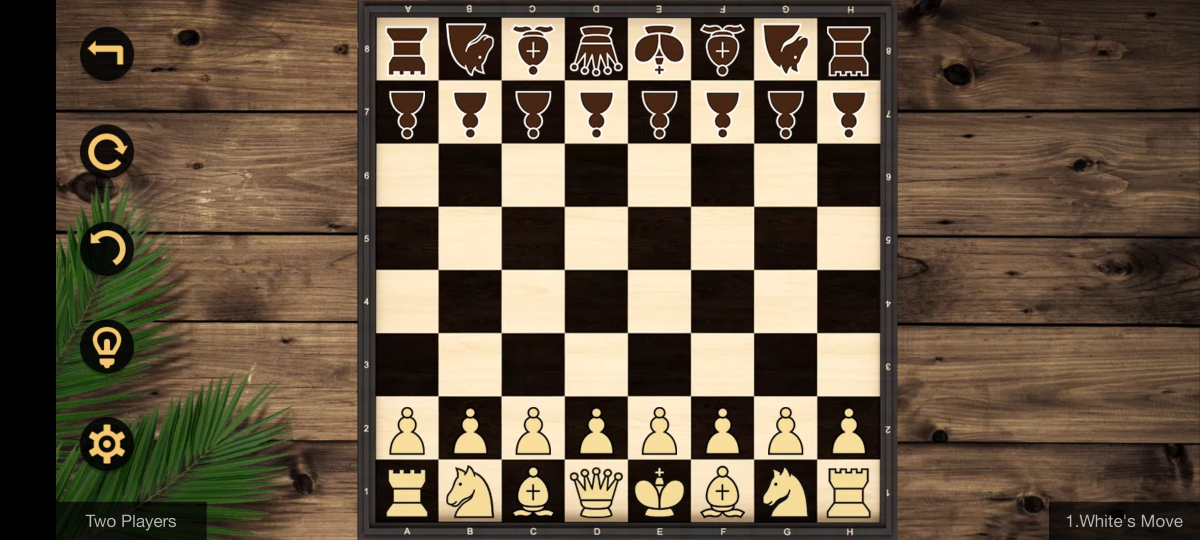
#> input picture screenshots/Screenshot_2026-10-29-20-02-15-954_com.llx.chess.jpg, 2400 x 1080 px, given in place of Screenshot_2026-10-29-20-02-09-026_com.llx.chess.jpg, which was not available (shown at 1/2 size)
$ python generate_templates.py   (older library calls are emulated)
#> lines starting #> are read from the running program, lines starting #| are printed output that depends on the picture; after the words box and inside, x2 and y2 are one past the last pixel; in counts of white or black regions, pixels touching at a corner belong together; pictures that were not available may be replaced by others from this repository, and a replacement may not be noted
"""Generate piece templates from the reference screenshots.

The runtime classifier is pure Java; this script only builds the template
assets shipped in src/main/resources/templates.  It is intentionally kept in
the repository so templates can be regenerated or extended for new themes.

Requires: numpy, opencv-python-headless, pillow.
"""
from __future__ import annotations

import os
import cv2
import numpy as np
from PIL import Image

ROOT = os.path.dirname(os.path.dirname(os.path.abspath(__file__)))
SHOTS = os.path.join(ROOT, "screenshots")
OUT = os.path.join(ROOT, "src", "main", "resources", "templates")

# Board quads, clockwise from the top-left playing corner (a8).
FLAT_QUAD = np.float32([[751, 33], [1759, 33], [1759, 1044], [751, 1044]])
RENDERED_QUAD = np.float32([[740, 63], [1768, 60], [1926, 1037], [577, 1034]])

FLAT_REFERENCES = [
    "Screenshot_2026-10-29-20-02-09-026_com.llx.chess.jpg",
    "Screenshot_2026-10-29-20-02-12-688_com.llx.chess.jpg",
    "Screenshot_2026-10-29-20-02-19-616_com.llx.chess.jpg",
]
RENDERED_REFERENCE = "Screenshot_2026-10-29-19-54-31-538_com.llx.chess.jpg"

INITIAL = [
    list("rnbqkbnr"),
    list("pppppppp"),
    list("........"),
    list("........"),
    list("........"),
    list("........"),
    list("PPPPPPPP"),
    list("RNBQKBNR"),
]
NAMES = {"p": "pawn", "n": "knight", "b": "bishop",
         "r": "rook", "q": "queen", "k": "king"}


def warp(path: str, quad: np.ndarray, size: int = 768) -> np.ndarray:
#> called with quad = array of shape (4, 2), size = 768
    image = cv2.imread(os.path.join(SHOTS, path))
#> image is the input picture: shape (1080, 2400, 3); mean B, G, R 68.5, 87.3, 102.8
    if image is None:
        raise FileNotFoundError(path)
    dst = np.float32([[0, 0], [size, 0], [size, size], [0, size]])
    h = cv2.getPerspectiveTransform(quad, dst)
    return cv2.warpPerspective(image, h, (size, size))


def flat_mask(cell: np.ndarray) -> np.ndarray:
    """Foreground silhouette for the flat, vector-style piece themes."""
    h, w = cell.shape[:2]
    margin = 6
    interior = cell[margin:h - margin, margin:w - margin]
    bg = np.median(interior.reshape(-1, 3), axis=0)
    rgb = cell.astype(np.float32)
    distance = np.max(np.abs(rgb - bg), axis=2)
    lum_shift = np.abs(rgb.mean(axis=2) - bg.mean())
    mask = ((distance > 30) | (lum_shift > 34)).astype(np.uint8)
    mask[:4] = mask[-4:] = 0
    mask[:, :4] = mask[:, -4:] = 0
    mask = cv2.morphologyEx(mask, cv2.MORPH_OPEN, np.ones((3, 3), np.uint8))
    mask = cv2.morphologyEx(mask, cv2.MORPH_CLOSE, np.ones((5, 5), np.uint8))
    count, labels, stats, _ = cv2.connectedComponentsWithStats(mask, 8)
    best, best_score = 0, -1.0
    for i in range(1, count):
        area = stats[i, cv2.CC_STAT_AREA]
        if area < 80:
            continue
        left = stats[i, cv2.CC_STAT_LEFT]
        top = stats[i, cv2.CC_STAT_TOP]
        width = stats[i, cv2.CC_STAT_WIDTH]
        height = stats[i, cv2.CC_STAT_HEIGHT]
        if left <= 2 or top <= 2 or left + width >= w - 3 or top + height >= h - 3:
            continue
        cx = left + width / 2
        cy = top + height / 2
        score = area / (1.0 + ((cx - w / 2) ** 2 + (cy - h / 2) ** 2) / 300.0)
        if score > best_score:
            best, best_score = i, score
    return ((labels == best) * 255).astype(np.uint8)


def normalize_mask(mask: np.ndarray, size: int = 48) -> np.ndarray:
    """Crop to the silhouette and scale it to fill a square."""
    ys, xs = np.nonzero(mask)
    out = np.zeros((size, size), np.uint8)
    if len(xs) == 0:
        return out
    x0, x1 = int(xs.min()), int(xs.max())
    y0, y1 = int(ys.min()), int(ys.max())
    crop = mask[y0:y1 + 1, x0:x1 + 1]
    height, width = crop.shape
    scale = (size - 1.0) / max(width, height)
    new_w = max(1, int(round(width * scale)))
    new_h = max(1, int(round(height * scale)))
    resized = cv2.resize(crop, (new_w, new_h), interpolation=cv2.INTER_NEAREST)
    ox = (size - new_w) // 2
    oy = (size - new_h) // 2
    out[oy:oy + new_h, ox:ox + new_w] = resized
    return out


def edge_image(cell: np.ndarray) -> np.ndarray:
    """Gradient response used for the rendered/3-D piece themes."""
    gray = cv2.cvtColor(cell, cv2.COLOR_BGR2GRAY)
    gray = cv2.equalizeHist(gray)
    gx = cv2.Sobel(gray, cv2.CV_32F, 1, 0, ksize=3)
    gy = cv2.Sobel(gray, cv2.CV_32F, 0, 1, ksize=3)
    edge = cv2.GaussianBlur(np.sqrt(gx * gx + gy * gy), (5, 5), 0)
    edge = edge[10:-10, 10:-10]
    edge -= edge.min()
    peak = edge.max() or 1.0
    return np.clip(edge / peak * 255.0, 0, 255).astype(np.uint8)


def build(kind: str, references: list[str], quad: np.ndarray) -> None:
    out_dir = os.path.join(OUT, kind)
    os.makedirs(out_dir, exist_ok=True)
    samples: dict[str, list[np.ndarray]] = {}
    for reference in references:
        board = warp(reference, quad)
        for row in range(8):
            for col in range(8):
                piece = INITIAL[row][col]
                if piece == ".":
                    continue
                cell = board[row * 96:(row + 1) * 96, col * 96:(col + 1) * 96]
                image = flat_mask(cell) if kind == "2d" else edge_image(cell)
                if kind == "2d":
                    image = normalize_mask(image, 48)
                    if piece.lower() == "n" and col >= 4:
                        image = np.fliplr(image)
                samples.setdefault(piece.lower(), []).append(image)
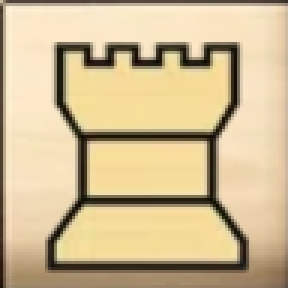
#> cell: shape (96, 96, 3) (shown 3 times larger); mean of channels 0, 1, 2 147.1, 186.8, 207.2; drawn as B, G, R
#> after the loop, samples = 6 items
#> pass 2 of the loop in build, `for reference in references:`:
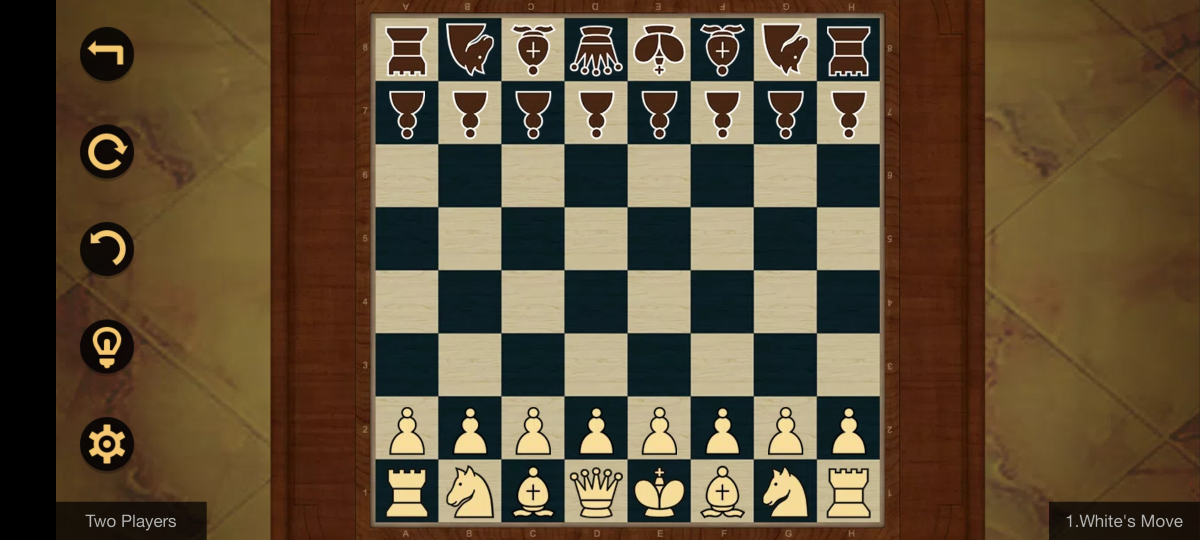
#> input picture screenshots/Screenshot_2026-10-29-20-02-12-688_com.llx.chess.jpg, 2400 x 1080 px (shown at 1/2 size)
#> in warp, image is the input picture: shape (1080, 2400, 3); mean B, G, R 53.8, 77.3, 94.4
#> the loop in build, `for row in range(8):` made 8 passes
#> pass 1, in flat_mask (call 33), `lum_shift = np.abs(rgb.mean(axis=2) - bg.mean())`:
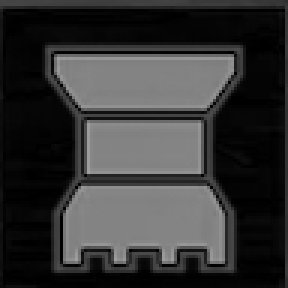
#> lum_shift: shape (96, 96) float32 (shown 3 times larger); min 0, max 160, mean 52.8
#> after the loop in build, `for row in range(8):`:
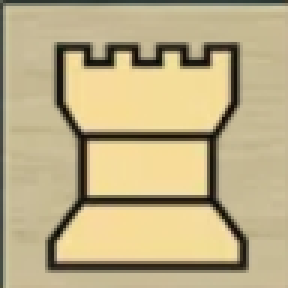
#> cell: shape (96, 96, 3) (shown 3 times larger); mean of channels 0, 1, 2 133.4, 174.6, 189.3; drawn as B, G, R
#> pass 3 of the loop in build, `for reference in references:`:
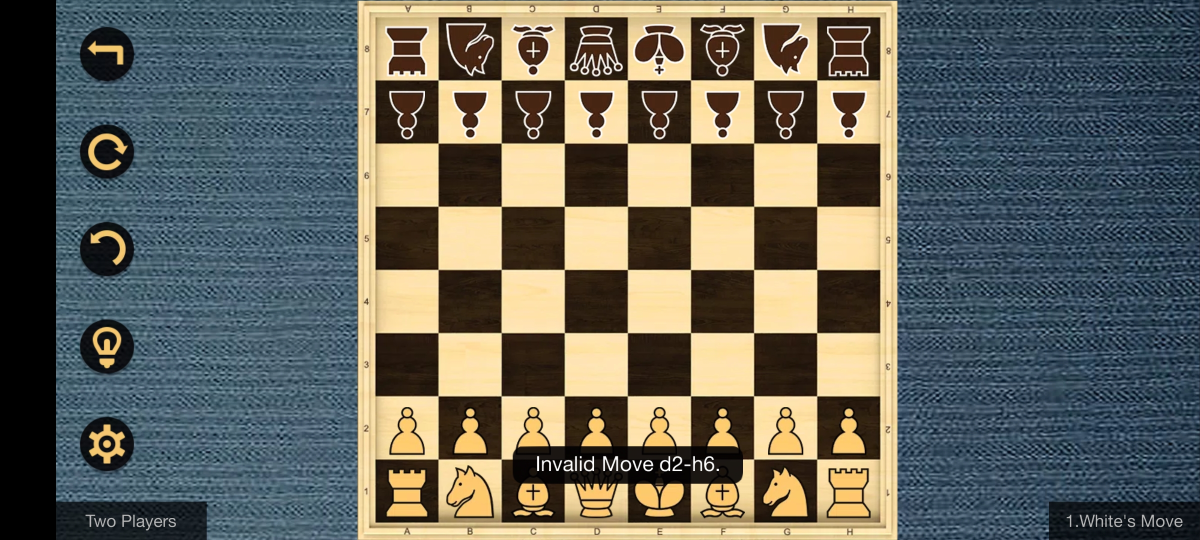
#> input picture screenshots/Screenshot_2026-10-29-20-02-34-601_com.llx.chess.jpg, 2400 x 1080 px, given in place of Screenshot_2026-10-29-20-02-19-616_com.llx.chess.jpg, which was not available (shown at 1/2 size)
#> in warp, image is the input picture: shape (1080, 2400, 3); mean B, G, R 91.9, 100.6, 99.9
#> the loop in build, `for row in range(8):` made 8 passes
#> pass 1, in flat_mask (call 65), `lum_shift = np.abs(rgb.mean(axis=2) - bg.mean())`:
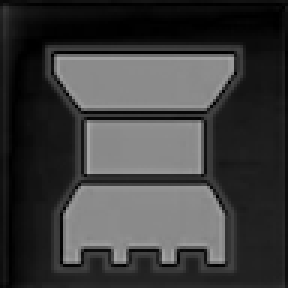
#> lum_shift: shape (96, 96) float32 (shown 3 times larger); min 0, max 169.7, mean 60.8
#> after the loop in build, `for row in range(8):`:
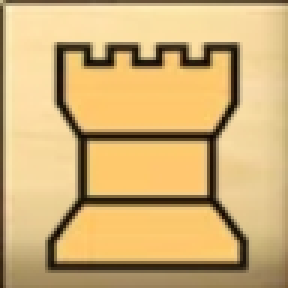
#> cell: shape (96, 96, 3) (shown 3 times larger); mean of channels 0, 1, 2 117.7, 176.6, 208.9; drawn as B, G, R
    for piece, images in samples.items():
        averaged = np.mean(images, axis=0)
        if kind == "2d":
            averaged = (averaged > 127).astype(np.uint8) * 255
        else:
            averaged = np.clip(averaged, 0, 255).astype(np.uint8)
        averaged = cv2.resize(averaged, (48, 48), interpolation=cv2.INTER_AREA)
        Image.fromarray(averaged).save(os.path.join(out_dir, NAMES[piece] + ".png"))
        print(kind, NAMES[piece], len(images))
#> this loop made 6 passes
#> piece on passes 1 to 6: 'r', 'n', 'b', 'q', 'k', 'p'
#| 2d rook 12
#| 2d knight 12
#| 2d bishop 12
#| 2d queen 6
#| 2d king 6
#| 2d pawn 48
#> pass 1, in build, `averaged = (averaged > 127).astype(np.uint8) * 255`:
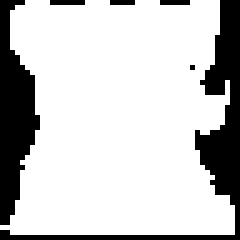
#> averaged: shape (48, 48) (shown 5 times larger); 78.4% white; 6 black regions (4 under 20 px), largest, box (x1, y1, x2, y2) and area: (0, 0, 48, 48) 269, (0, 0, 8, 45) 210
#> after the loop: averaged: shape (48, 48); 36.7% white; 2 white regions (1 under 20 px), largest, box (x1, y1, x2, y2) and area: (8, 0, 40, 47) 840


if __name__ == "__main__":
    build("2d", FLAT_REFERENCES, FLAT_QUAD)
    build("3d", [RENDERED_REFERENCE], RENDERED_QUAD)
#> call 2 of build, with kind = '3d', quad = array of shape (4, 2)
#> call 4 of warp, with quad = array of shape (4, 2), size = 768
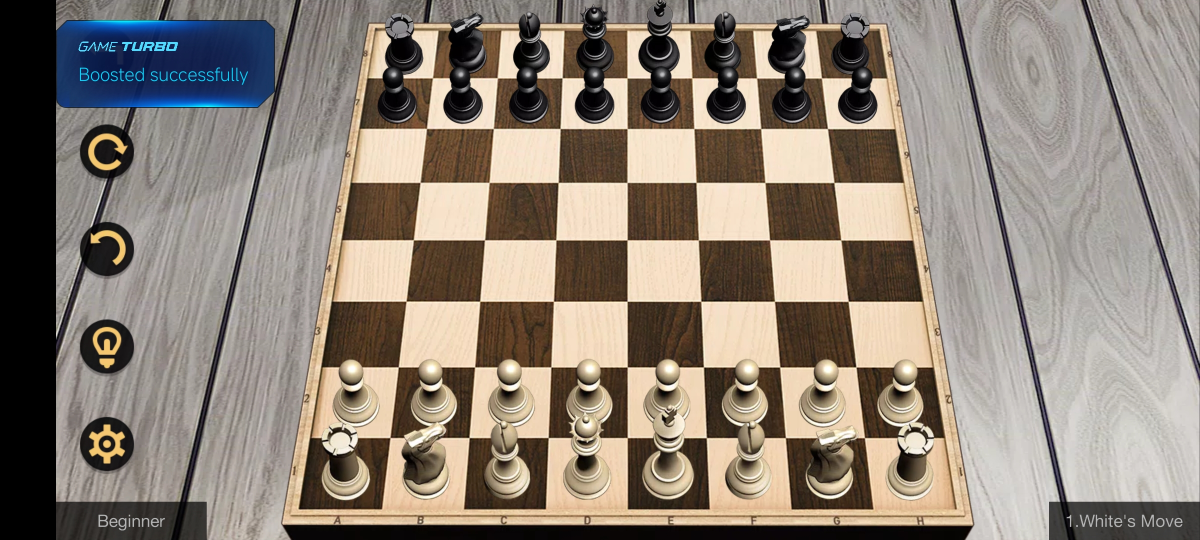
#> input picture screenshots/Screenshot_2026-10-29-19-54-31-538_com.llx.chess.jpg, 2400 x 1080 px (shown at 1/2 size)
#> in warp, image is the input picture: shape (1080, 2400, 3); mean B, G, R 120, 131, 141.5
#> the loop in build (call 2), `for row in range(8):` made 8 passes
#> pass 1, in edge_image, `gy = cv2.Sobel(gray, cv2.CV_32F, 0, 1, ksize=3)`:
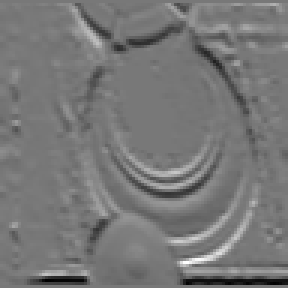
#> gy: shape (96, 96) float32 (shown 3 times larger); min -536, max 599, mean -3.3; drawn with min black and max white
#> after the loop in build (call 2), `for row in range(8):`:
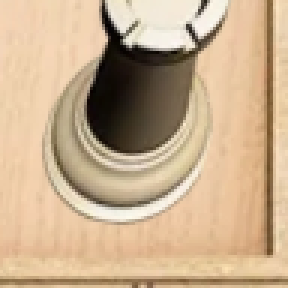
#> cell: shape (96, 96, 3) (shown 3 times larger); mean of channels 0, 1, 2 142.1, 173.7, 199.9; drawn as B, G, R
#> the loop in build (call 2), `for piece, images in samples.items():` made 6 passes
#| 3d rook 4
#| 3d knight 4
#| 3d bishop 4
#| 3d queen 2
#| 3d king 2
#| 3d pawn 16
#> pass 1, in build (call 2), `averaged = np.mean(images, axis=0)`:
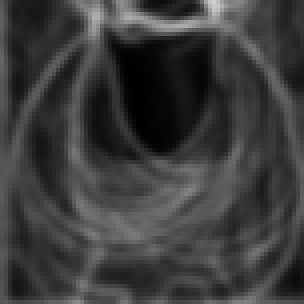
#> averaged: shape (76, 76) float64 (shown 4 times larger); min 0.25, max 207.5, mean 60.1
#> after the loop in build (call 2), `for piece, images in samples.items():`:
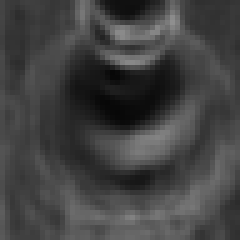
#> averaged: shape (48, 48) (shown 5 times larger); min 7, max 143, mean 66.1
